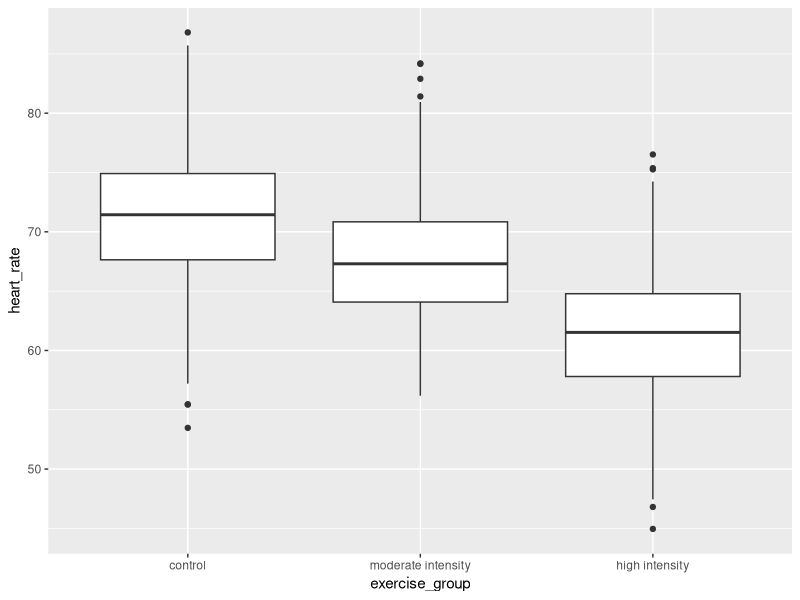
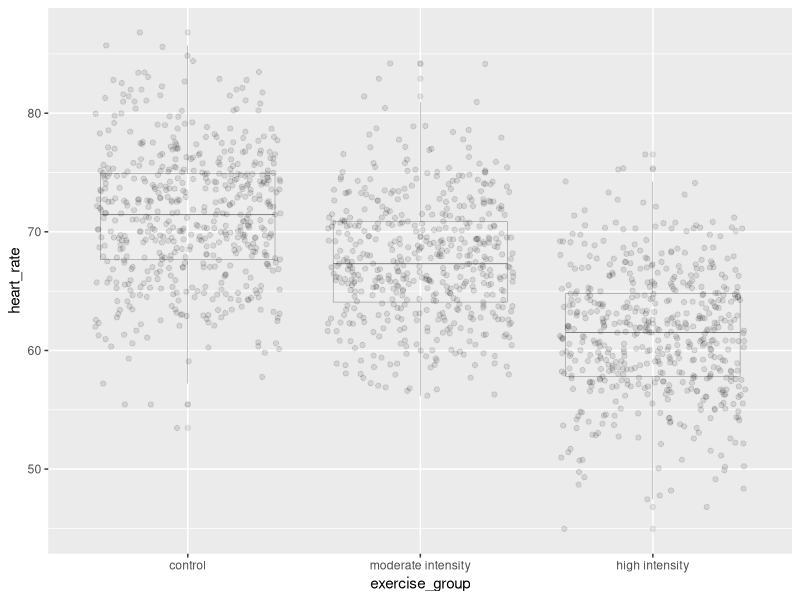
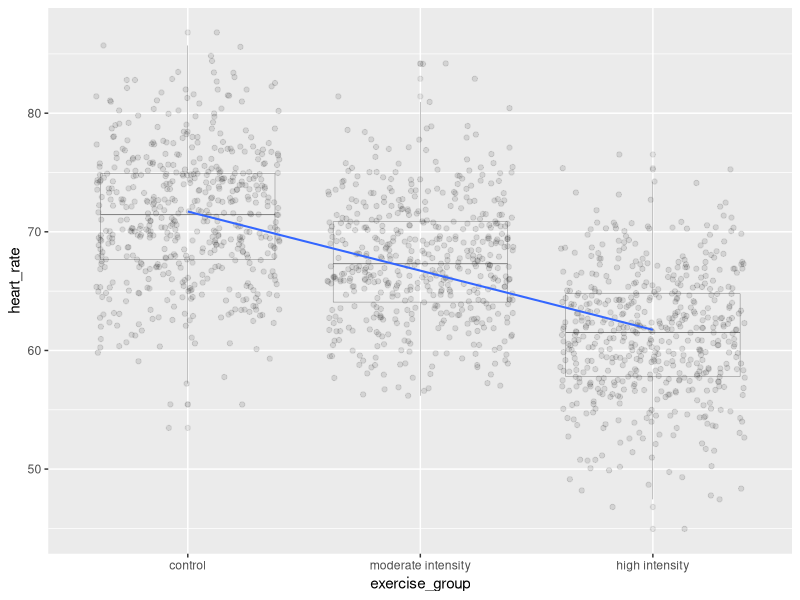

The R script that drew these images, in order:
## ---- chunk 1
library(tidyverse)
heart_rate <- read_csv("data/simulated_heart_rates.csv")
## ---- chunk 2
heart_rate %>% 
  mutate(exercise_group = fct_reorder(exercise_group,
                                      heart_rate,
                                      .fun='mean',
                                      .desc = TRUE))  %>% 
  ggplot(aes(exercise_group, heart_rate)) + 
  geom_boxplot()
## ---- chunk 3
anova(lm(heart_rate ~ exercise_group, data = heart_rate))
## ---- chunk 4
heart_rate %>% mutate(exercise_group = fct_reorder(exercise_group, 
                                                   heart_rate, 
                                                   .fun='median', 
                                                   .desc = TRUE))  %>% 
  ggplot(aes(exercise_group, heart_rate)) + 
  geom_boxplot(alpha=0.1, linewidth=0.1) +
  geom_jitter(alpha=0.1) 
## ---- chunk 5
heart_rate %>% mutate(exercise_group = fct_reorder(exercise_group, 
                                                   heart_rate, 
                                                   .fun='mean', 
                                                   .desc = TRUE))  %>% 
  ggplot(aes(exercise_group, heart_rate)) + 
  geom_boxplot(alpha=0.1, linewidth=0.1) +
  geom_jitter(alpha=0.1) +
  geom_smooth(method = "lm", 
              aes(group=1), 
              se=FALSE, 
              linewidth=0.7)
## ---- chunk 6
heart_rate %>% 
  group_by(exercise_group) %>% 
  summarise(mean = mean(heart_rate))
## ---- chunk 7
confint(lm(heart_rate ~ exercise_group, data = heart_rate))
## ---- chunk 8
lm(heart_rate ~ exercise_group, data = heart_rate)
## ---- chunk 9
### save the linear model as an object
model <- lm(heart_rate ~ exercise_group, data = heart_rate)
### predict heart rates for a new group of controls
predict(model, 
        data.frame(exercise_group = "control"), 
        interval = "prediction", 
        level = 0.95)
## ---- chunk 10
lm(heart_rate ~ exercise_group, data = heart_rate)
## ---- chunk 11
summary(lm(heart_rate ~ exercise_group + sex, data = heart_rate))
## ---- chunk 12
summary(lm(heart_rate ~ exercise_group + sex + age, data = heart_rate))
## ---- chunk 13
# delta = the observed effect size between groups
# sd = standard deviation
# significance level (Type 1 error probability or false positive rate) = 0.05
# type = two-sample t-test
# What is the minimum sample size we would need at 80% power?

controlMean <- heart_rate %>%
  filter(exercise_group == "control") %>%
  summarise(mean = mean(heart_rate)) 
moderateMean <- heart_rate %>%
  filter(exercise_group == "moderate intensity") %>%
  summarise(mean = mean(heart_rate)) 
delta <- controlMean - moderateMean
power.t.test(delta = delta[[1]], sd = sd(heart_rate$heart_rate), 
             sig.level = 0.05, type = "two.sample", power = 0.8)
## ---- chunk 14

# mean difference between the two groups from the linear model
meanDiff <- round(lm(heart_rate ~ exercise_group, 
                     data = heart_rate)$coef[3], 2)

power.t.test(delta = meanDiff, sd = sd(heart_rate$heart_rate), 
             sig.level = 0.05, type = "two.sample", power = .8)
